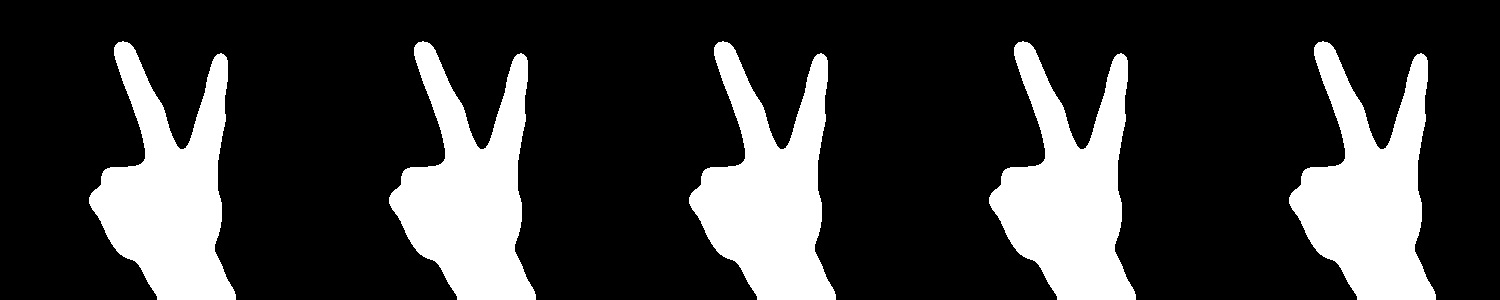
#> input picture FingerTest2.jpg, 1500 x 300 px, given in place of the camera
$ python vinhtrain.py   (Python 2 division)
#> lines starting #> are read from the running program, lines starting #| are printed output that depends on the picture; after the words box and inside, x2 and y2 are one past the last pixel; in counts of white or black regions, pixels touching at a corner belong together
import sys
sys.path.append('/usr/local/lib/python2.7/site-packages')
import numpy as np
import cv2

def flippedImage(image):
    if image is not None:
        flip_image = image.copy()
        flip_image = cv2.flip(image,1)
    else:
        flip_image = img
    return flip_image


def blackWhiteImage(image):
    grey = cv2.cvtColor(image, cv2.COLOR_BGR2GRAY)
    value = (35, 35)
    blurred = cv2.GaussianBlur(grey, value, 0)
    _, thresh = cv2.threshold(blurred, 150, 255,
        cv2.THRESH_BINARY_INV+cv2.THRESH_OTSU)
    return thresh

# im = cv2.imread('./img/fingers.png')
# thresh = blackWhiteImage(im)
# contours,hierarchy = cv2.findContours(thresh,cv2.RETR_LIST,cv2.CHAIN_APPROX_SIMPLE)

samples =  np.empty((0,100))
responses = []
keys = [i for i in range(48,58)]
print("hello")
cap = cv2.VideoCapture(0)
count = 0;
while (cap.isOpened()):
    ret, img = cap.read()
#> img is the input picture: shape (300, 1500, 3); min 0, max 255, mean 58.7
    img = flippedImage(img)
#> in flippedImage, `flip_image = cv2.flip(image,1)`:
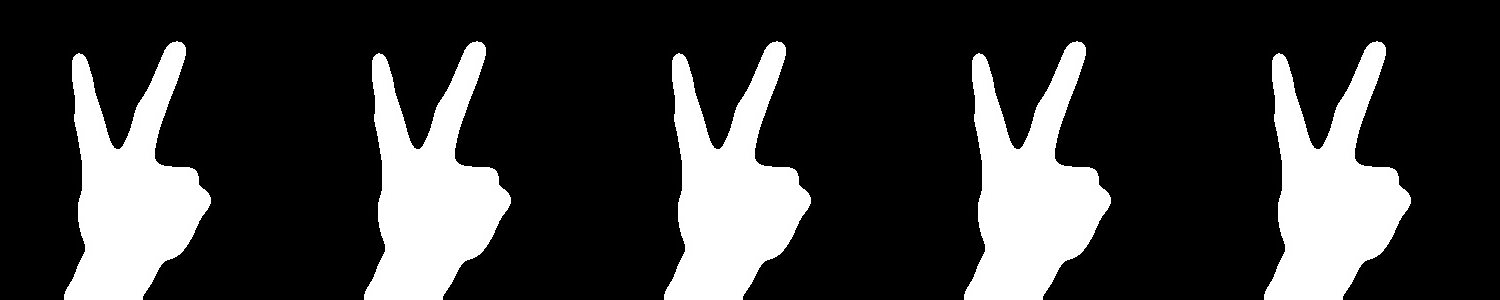
#> flip_image: shape (300, 1500, 3); min 0, max 255, mean 58.7
    cv2.rectangle(img,(400,400),(100,100),(0,255,0),0)
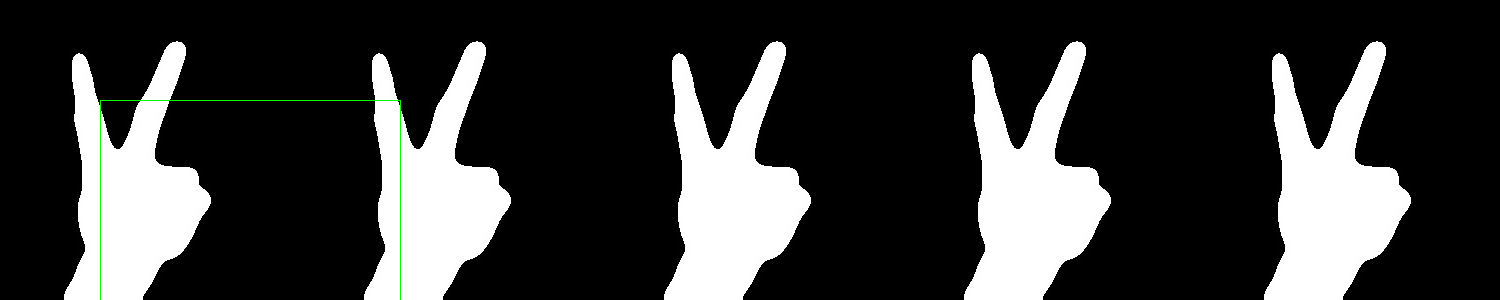
#> img: shape (300, 1500, 3); 0.16% of pixels changed, all inside (x1, y1, x2, y2) = (100, 100, 401, 300)
    crop_img = img[100:400, 100:400]
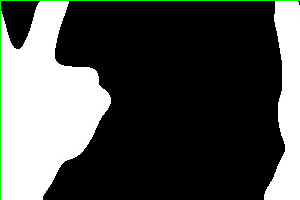
#> crop_img: shape (200, 300, 3); mean B, G, R 77.3, 79.4, 77.3
    cv2.imshow('Training', img)
    thresh = blackWhiteImage(crop_img)
#> in blackWhiteImage, `blurred = cv2.GaussianBlur(grey, value, 0)`:
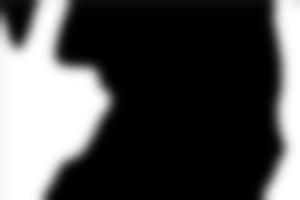
#> blurred: shape (200, 300); min 0, max 255, mean 78.5
#> in blackWhiteImage, `_, thresh = cv2.threshold(blurred, 150, 255, cv2.THRESH_BINARY_INV+cv2..`:
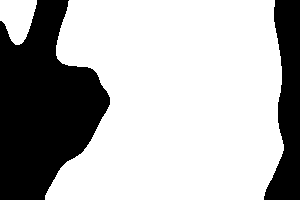
#> thresh: shape (200, 300); 68.9% white; 2 black regions, box (x1, y1, x2, y2) and area: (0, 0, 110, 200) 14143, (264, 0, 300, 200) 4488
    cv2.imshow('Thresholded', thresh)
    k = cv2.waitKey(10)
#> (key Esc is pressed here)
    if (k == 27):
        break
    elif (k != -1):

        contours, hierarchy = cv2.findContours(thresh, cv2.RETR_LIST, cv2.CHAIN_APPROX_SIMPLE)
        for cnt in contours:
            if cv2.contourArea(cnt)>200:
                [x,y,w,h] = cv2.boundingRect(cnt)
                if  h>28:
                    roi = thresh[y:y+h,x:x+w]
                    roismall = cv2.resize(roi,(10,10))
                    key = cv2.waitKey(10)
                    responses.append(k)
                    cv2.imwrite('./img/sample{0}.png'.format(count), crop_img)
                    sample = roismall.reshape((1,100))
                    samples = np.append(samples, sample, 0)
                    count += 1
                    # [7 lines of commented-out code are left out]


responses = np.array(responses,np.float32)
responses = responses.reshape((responses.size,1))
print (responses)
print "training complete"

np.savetxt('./ml_data/magichand_samples.data',samples)
np.savetxt('./ml_data/magichand_responses.data',responses)

$ run again, on im.jpg
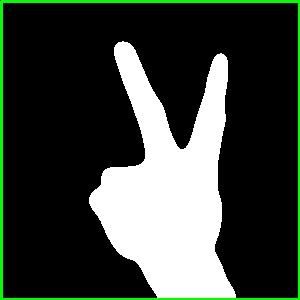
#> input picture im.jpg, 300 x 300 px, given in place of the camera
#> img is the input picture: shape (300, 300, 3); mean B, G, R 59.1, 66.7, 59.1
#> `cv2.rectangle(img,(400,400),(100,100),(0,255,0),0)`:
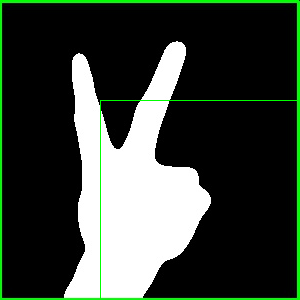
#> img: shape (300, 300, 3); mean B, G, R 58.5, 67.2, 58.4
#> in blackWhiteImage, `_, thresh = cv2.threshold(blurred, 150, 255, cv2.THRESH_BINARY_INV+cv2..`:
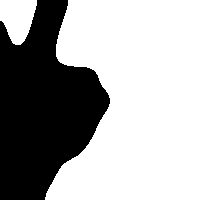
#> thresh: shape (200, 200); 64.8% white; 1 black region, box (x1, y1, x2, y2) and area: (0, 0, 110, 200) 14075

$ run again, on BlackWhite.png
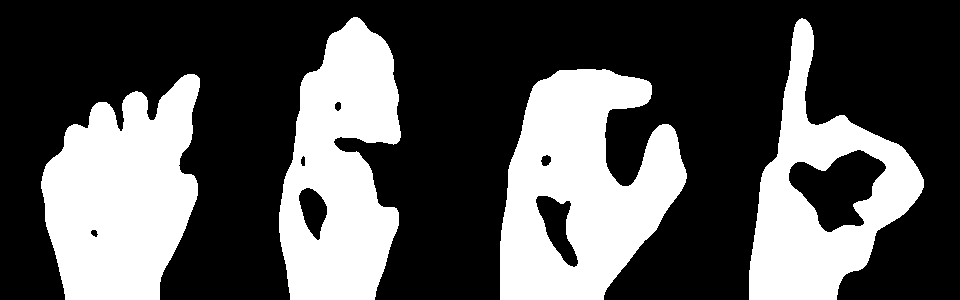
#> input picture BlackWhite.png, 960 x 300 px, given in place of the camera
#> img is the input picture: shape (300, 960, 3); 33.7% white; 4 white regions, box (x1, y1, x2, y2) and area: (500, 69, 687, 300) 28094, (41, 74, 200, 300) 25358, (279, 17, 401, 300) 23665, (749, 18, 924, 300) 19987
#> flip_image: shape (300, 960, 3); 33.7% white; 4 white regions, box (x1, y1, x2, y2) and area: (273, 69, 460, 300) 28094, (760, 74, 919, 300) 25358, (559, 17, 681, 300) 23665, (36, 18, 211, 300) 19987
#> `cv2.rectangle(img,(400,400),(100,100),(0,255,0),0)`:
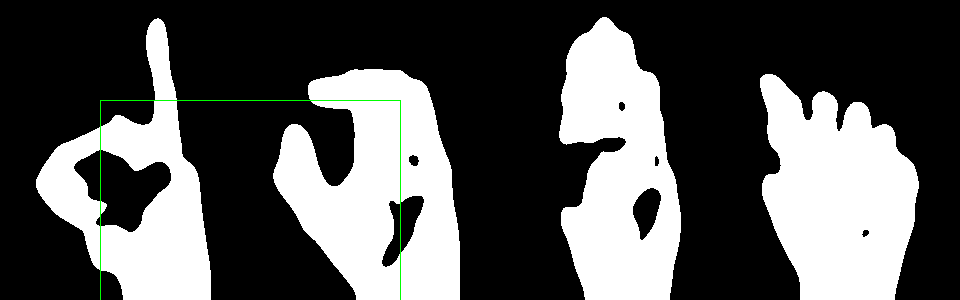
#> img: shape (300, 960, 3); mean B, G, R 85.7, 86.3, 85.7
#> in blackWhiteImage, `_, thresh = cv2.threshold(blurred, 150, 255, cv2.THRESH_BINARY_INV+cv2..`:
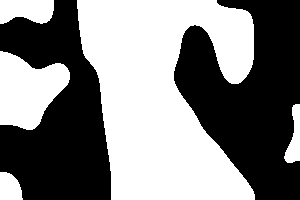
#> thresh: shape (200, 300); 50.4% white; 2 black regions, box (x1, y1, x2, y2) and area: (174, 0, 300, 200) 15644, (0, 0, 111, 200) 14090

$ run again, on hahah.png
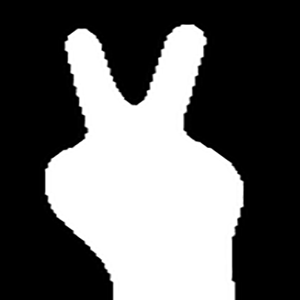
#> input picture hahah.png, 300 x 300 px, given in place of the camera
#> img is the input picture: shape (300, 300, 3); min 0, max 255, mean 99.5
#> `cv2.rectangle(img,(400,400),(100,100),(0,255,0),0)`:
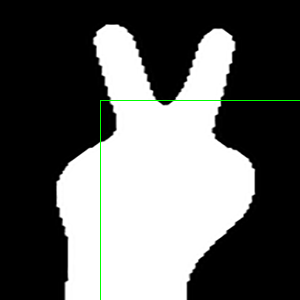
#> img: shape (300, 300, 3); mean B, G, R 98.8, 99.9, 98.8
#> in blackWhiteImage, `_, thresh = cv2.threshold(blurred, 150, 255, cv2.THRESH_BINARY_INV+cv2..`:
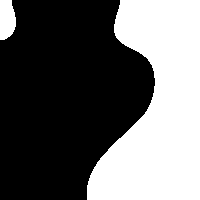
#> thresh: shape (200, 200); 39.5% white; 2 white regions, box (x1, y1, x2, y2) and area: (87, 0, 200, 200) 15276, (0, 0, 16, 40) 540
